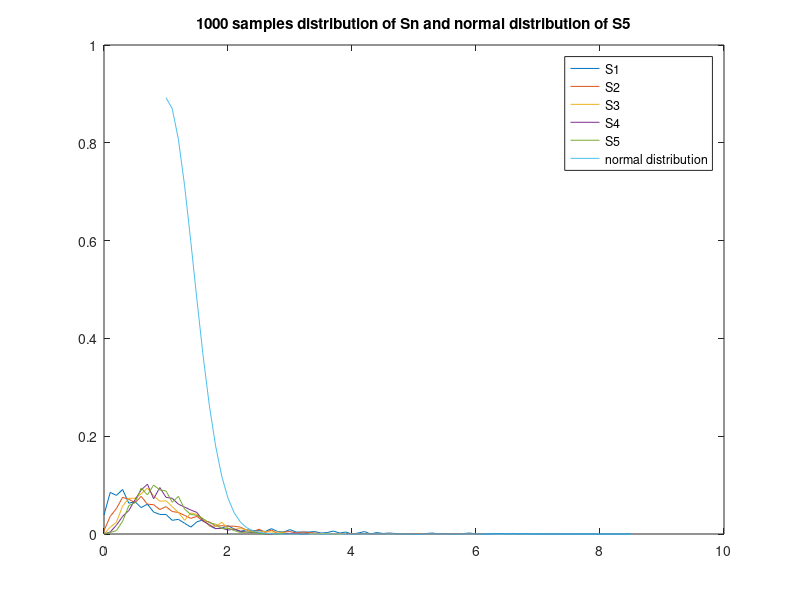
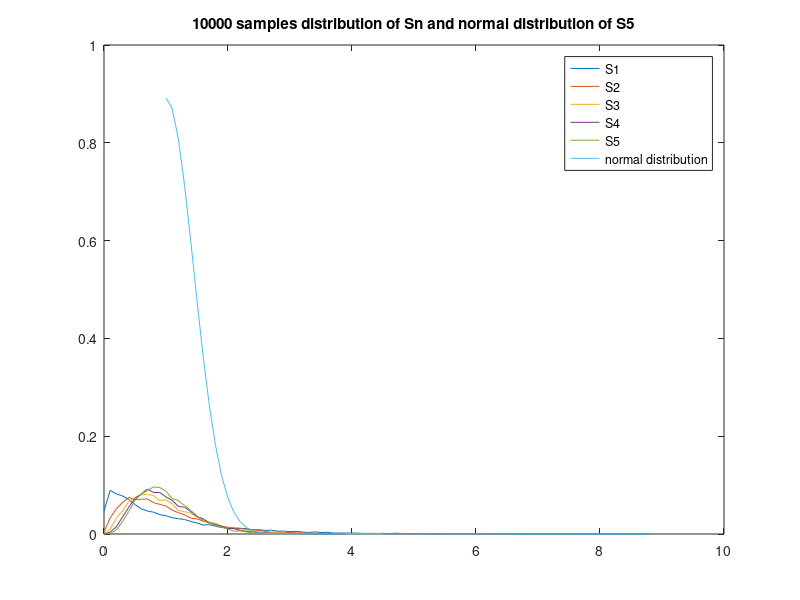

The MATLAB script that drew these images, in order:
% problem a
clear all;close all;clc;
fprintf('\nProblem A: \n\n');
m = 1; % 1 / lamda or mean for the exponential distribution
for count = 3:4 % test 1000, 10000 Sn samples
 num = 10^count; % number of samples
 sn = zeros(num, 1); % sample storage
 mb = 0; % max number of bins for histogram
 figure;
 for i = 1:5 % let n = 1,...,5
 fprintf('Generating %d samples for s%d:\n', num, i);
 for j = 1:num
 c = 0; % number of exp rv
 s = 0; % sn
 while c < i % till i exp rv are generated
 s = s + exprnd(m);
 c = c + 1;
 end
 sn(j) = s / i;
 end
 fprintf('Mean: %f. Variance: %f.\n\n', mean(sn), var(sn));
 b = max(sn); % find the max value of sn
 if b > mb % update the max number of bins for histogram
 mb = b;
 end
 ss = 0:0.1:b; % divide the bins into 0,0.1,0.2...b
 n = hist(sn, ss); % generate the histogram
 plot(ss, n./num); hold all;
 end
 norm = normpdf(1:0.1:mb, m, sqrt(m^2/5)); % the normal distribution
 plot(1:0.1:mb, norm); hold off;
 title([num2str(num), ' samples distribution of Sn and normal distribution of S5']);
 legend('S1', 'S2', 'S3', 'S4', 'S5', 'normal distribution');
end